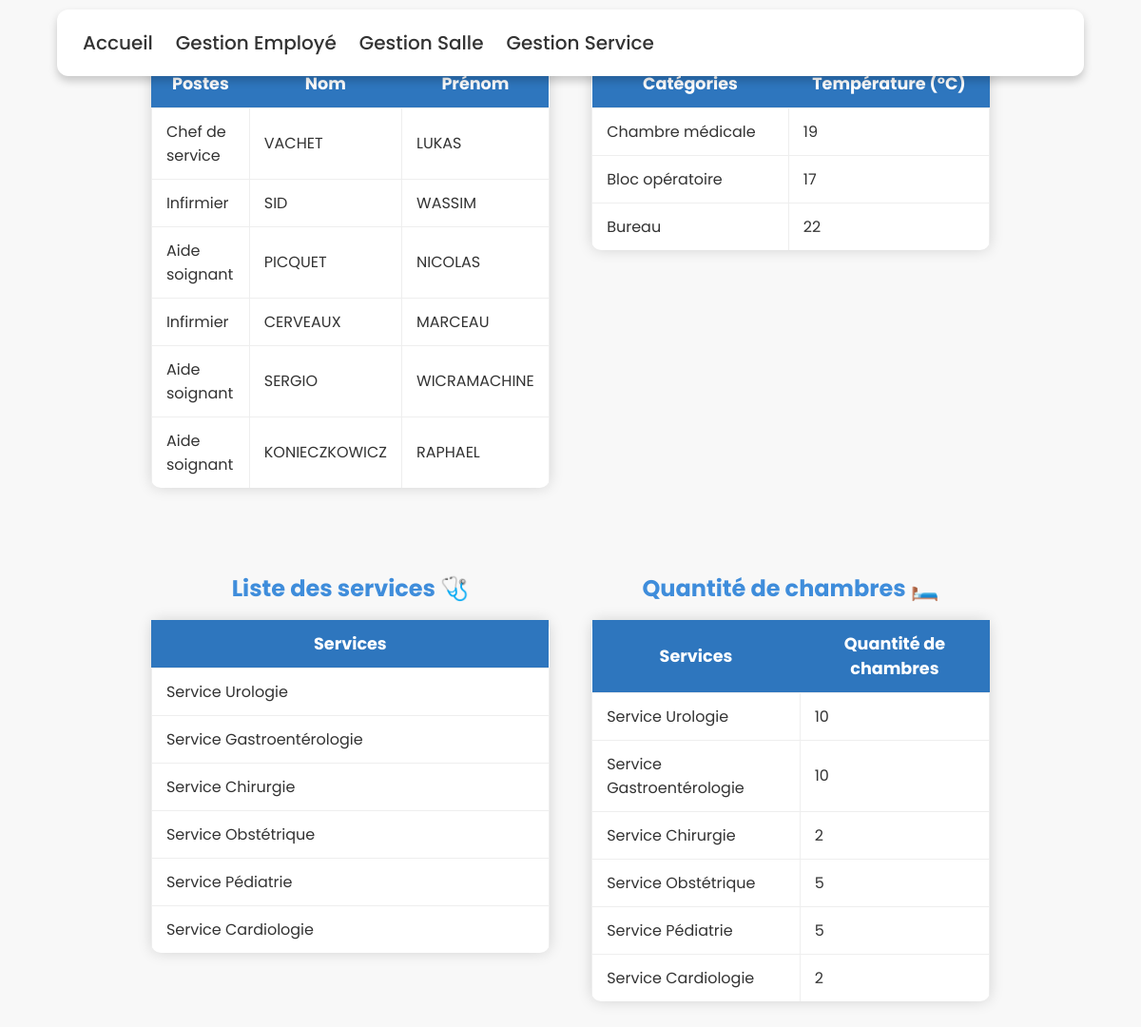
/main/index.php, run on the app's committed database.
### tables this page shows
CREATE TABLE IF NOT EXISTS `employe` (
  `ID_EMPLOYE` int NOT NULL AUTO_INCREMENT,
  `ID_SERVICE` int NOT NULL,
  `TYPE_EMPLOYE` varchar(25) NOT NULL,
  `NOM_EMPLOYE` varchar(25) DEFAULT NULL,
  `PRENOM_EMPLOYE` varchar(25) DEFAULT NULL,
  PRIMARY KEY (`ID_EMPLOYE`)
);

CREATE TABLE IF NOT EXISTS `type_employe` (
  `TYPE_EMPLOYE` varchar(25) NOT NULL,
  `LIBELLE_EMPLOYE` varchar(25) DEFAULT NULL,
  PRIMARY KEY (`TYPE_EMPLOYE`)
);

CREATE TABLE IF NOT EXISTS `salle` (
  `ID_SALLE` int NOT NULL AUTO_INCREMENT,
  `TYPE_SALLE` varchar(25) NOT NULL,
  `TEMP_SALLE` int DEFAULT NULL,
  PRIMARY KEY (`ID_SALLE`)
);

CREATE TABLE IF NOT EXISTS `type_salle` (
  `TYPE_SALLE` varchar(25) NOT NULL,
  `LIBELLE_SALLE` varchar(25) DEFAULT NULL,
  PRIMARY KEY (`TYPE_SALLE`)
);

CREATE TABLE IF NOT EXISTS `service` (
  `ID_SERVICE` int NOT NULL AUTO_INCREMENT,
  `LIBELLE_SERVICE` varchar(25) DEFAULT NULL,
  PRIMARY KEY (`ID_SERVICE`)
);

CREATE TABLE IF NOT EXISTS `compose` (
  `ID_SERVICE` int NOT NULL,
  `ID_SALLE` int NOT NULL,
  `QTE_CHAMBRE` int DEFAULT NULL,
  PRIMARY KEY (`ID_SERVICE`,`ID_SALLE`)
);

### main/index.php (the view, shortened to what this page needs)
<!DOCTYPE html>
<html lang="fr">
<head>
    <link rel="stylesheet" href="style.css?v=1.0">
</head>
<body>
    <ul class="nav-links">
        <li><a href="#">Accueil</a></li>
        <li class="center"><a href="inserer_employe.php">Gestion Employé</a></li>
        <li class="upward"><a href="inserer_salle.php">Gestion Salle</a></li>
        <li class="forward"><a href="inserer_service.php">Gestion Service</a></li>
    </ul>
    <main>
        <div class="sections-container">
            <div class="top-section">
                <div class="section">
                    <h2>Liste des employés 🥼</h2>
                    <?php
                    $Host="localhost";
                    $User = "AdminHville";
                    $Passwd="P@ssword";
                    $BD="hville";
                    $connexion= mysqli_connect($Host,$User,$Passwd,$BD);
                    mysqli_set_charset($connexion, "utf8");
                    $requete = "
                        SELECT t.LIBELLE_EMPLOYE, e.nom_employe, e.prenom_employe
                        FROM employe e
                        INNER JOIN type_employe t ON e.type_employe = t.TYPE_EMPLOYE;
                    ";
                    $listemployes = mysqli_query($connexion, $requete);
                    echo "<table border=\"1\"><tr><th>Postes</th><th>Nom</th><th>Prénom</th></tr>";
                    while ($ligne = mysqli_fetch_row($listemployes)) {
                        echo "<tr><td>$ligne[0]</td><td>$ligne[1]</td><td>$ligne[2]</td></tr>";
                    }
                    echo "</table>";
                    ?>
                </div>
                <div class="section">
                    <h2>Liste des salles 🚪</h2>
                    <?php
                    $requete_salle = "
                        SELECT ts.LIBELLE_SALLE, s.temp_salle
                        FROM salle s
                        INNER JOIN type_salle ts ON s.TYPE_SALLE = ts.TYPE_SALLE;
                    ";
                    $listesalles = mysqli_query($connexion, $requete_salle);
                    echo "<table border=\"1\"><th>Catégories</th><th>Température (°C)</th></tr>";
                    while ($ligne_salle = mysqli_fetch_row($listesalles)) {
                        echo "<tr><td>$ligne_salle[0]</td><td>$ligne_salle[1]</td</tr>";
                    }
                    echo "</table>";
                    ?>
                </div>
            </div>
            <div class="bottom-section">
                <div class="section">
                    <h2>Liste des services 🩺</h2>
                    <?php
                    $requete_service = "SELECT `libelle_service` FROM `service`;";
                    $listeservice = mysqli_query($connexion, $requete_service);
                    echo "<table border=\"1\"><tr><th>Services</th></tr>";
                    while ($ligne_service = mysqli_fetch_row($listeservice)) {
                        echo "<tr><td>$ligne_service[0]</td></tr>";
                    }
                    echo "</table>";
                    ?>
                </div>
                <div class="section">
                    <h2>Quantité de chambres 🛏️</h2>
                    <?php
                    $requete_chambre = "
                        SELECT s.libelle_service, c.qte_chambre
                        FROM service s
                        INNER JOIN compose c ON s.id_service = c.id_service;
                    ";
                    $listeservices_chambres = mysqli_query($connexion, $requete_chambre);
                    echo "<table border=\"1\"><tr><th>Services</th><th>Quantité de chambres</th></tr>";
                    while ($ligne_chambre = mysqli_fetch_row($listeservices_chambres)) {
                        echo "<tr><td>$ligne_chambre[0]</td><td>$ligne_chambre[1]</td></tr>";
                    }
                    echo "</table>";
                    ?>
                </div>
            </div>
        </div>
    </main>
</body>
</html>

### main/style.css (style rules this page uses)
* { margin: 0; padding: 0; box-sizing: border-box; font-family: 'Poppins', sans-serif; }
body { height: 135vh; display: flex; justify-content: center; align-items: center; background-color: #f8f8f8; flex-direction: column; }
.nav-links { display: flex; align-items: center; background: #fff; padding: 20px 15px; border-radius: 12px; box-shadow: 0 5px 10px rgba(0, 0, 0, 0.2); position: fixed; top: 10px; left: 50%; transform: translateX(-50%); width: 90%; z-index: 100; }
.nav-links li { list-style: none; margin: 0 12px; }
.nav-links li a { position: relative; color: #333; font-size: 20px; font-weight: 500; padding: 6px 0; text-decoration: none; }
.nav-links li a:before { content: ''; position: absolute; bottom: 0; left: 0; height: 3px; width: 0%; background: #2783df; border-radius: 12px; transition: all 0.4s ease; }
.nav-links li.center a:before { left: 50%; transform: translateX(-50%); }
.nav-links li.upward a:before { width: 100%; bottom: -5px; opacity: 0; }
.nav-links li.forward a:before { width: 100%; transform: scaleX(0); transform-origin: right; transition: transform 0.4s ease; }
.sections-container { display: flex; flex-direction: column; justify-content: space-between; padding: 2rem; }
.top-section { display: flex; justify-content: space-evenly; margin-bottom: 2rem; }
.bottom-section { display: flex; justify-content: space-evenly; }
.section { width: 45%; margin: 20px; text-align: center; }
.section h2 { color: #3f8ddb; margin-bottom: 1rem; }
.section table { width: 100%; border-collapse: collapse; margin-bottom: 1rem; background-color: #fff; box-shadow: 0 0px 15px rgba(0, 0, 0, 0.15); border-radius: 10px; border: none; }
.section table th { background-color: #2e76be; color: white; padding: 12px 15px; font-size: 1.1rem; border: none; }
.section table td { padding: 12px 15px; text-align: left; font-size: 1rem; color: #333; border-bottom: none; }

### data on the page
employe: type_employe.LIBELLE_EMPLOYE "Chef de service", NOM_EMPLOYE "VACHET", PRENOM_EMPLOYE "LUKAS"
employe: type_employe.LIBELLE_EMPLOYE "Infirmier", NOM_EMPLOYE "SID", PRENOM_EMPLOYE "WASSIM"
employe: type_employe.LIBELLE_EMPLOYE "Aide soignant", NOM_EMPLOYE "PICQUET", PRENOM_EMPLOYE "NICOLAS"
employe: type_employe.LIBELLE_EMPLOYE "Infirmier", NOM_EMPLOYE "CERVEAUX", PRENOM_EMPLOYE "MARCEAU"
employe: type_employe.LIBELLE_EMPLOYE "Aide soignant", NOM_EMPLOYE "SERGIO", PRENOM_EMPLOYE "WICRAMACHINE"
employe: type_employe.LIBELLE_EMPLOYE "Aide soignant", NOM_EMPLOYE "KONIECZKOWICZ", PRENOM_EMPLOYE "RAPHAEL"
salle: type_salle.LIBELLE_SALLE "Chambre médicale", TEMP_SALLE "19"
salle: type_salle.LIBELLE_SALLE "Bloc opératoire", TEMP_SALLE "17"
salle: type_salle.LIBELLE_SALLE "Bureau", TEMP_SALLE "22"
service: LIBELLE_SERVICE "Service Urologie"
service: LIBELLE_SERVICE "Service Gastroentérologie"
service: LIBELLE_SERVICE "Service Chirurgie"
service: LIBELLE_SERVICE "Service Obstétrique"
service: LIBELLE_SERVICE "Service Pédiatrie"
service: LIBELLE_SERVICE "Service Cardiologie"
compose: ID_SERVICE.LIBELLE_SERVICE "Service Urologie", QTE_CHAMBRE "10"
compose: ID_SERVICE.LIBELLE_SERVICE "Service Gastroentérologie", QTE_CHAMBRE "10"
compose: ID_SERVICE.LIBELLE_SERVICE "Service Chirurgie", QTE_CHAMBRE "2"
compose: ID_SERVICE.LIBELLE_SERVICE "Service Obstétrique", QTE_CHAMBRE "5"
compose: ID_SERVICE.LIBELLE_SERVICE "Service Pédiatrie", QTE_CHAMBRE "5"
compose: ID_SERVICE.LIBELLE_SERVICE "Service Cardiologie", QTE_CHAMBRE "2"
